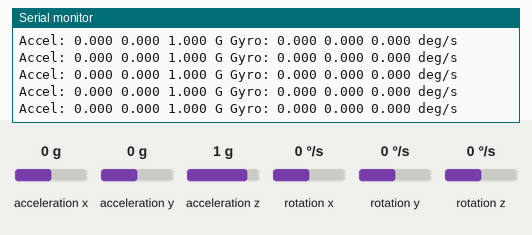
The sketch below on a simulated Arduino Uno, built with avr-gcc and run on an emulated ATmega328P. On the bench: the last lines printed to the serial monitor. Inputs (shaded band) come from the test bench; at power-on: acceleration x 0 g, acceleration y 0 g, acceleration z 1 g, rotation x 0 °/s, rotation y 0 °/s, rotation z 0 °/s.

Above: at 1.2 s.
1.3 s: acceleration x set to -1.4 g
At 1.4 s:
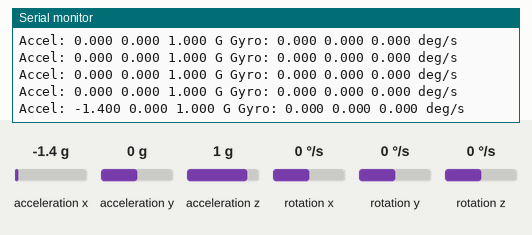
2.8 s: acceleration y set to -1.4 g
At 2.89 s:
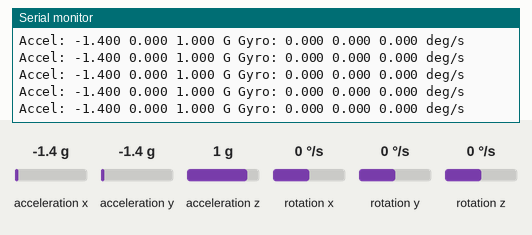
4.3 s: acceleration z set to -1.4 g
At 4.39 s:
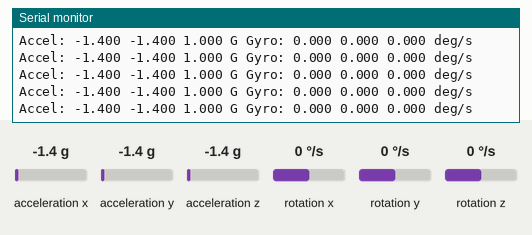
5.8 s: rotation x set to -192 °/s
At 5.89 s:
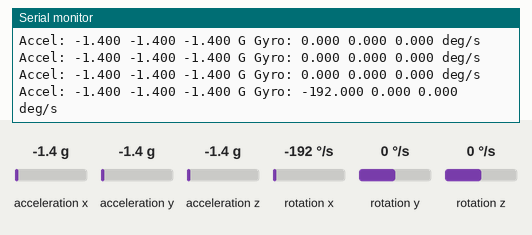
7.3 s: rotation y set to -192 °/s
At 7.39 s:
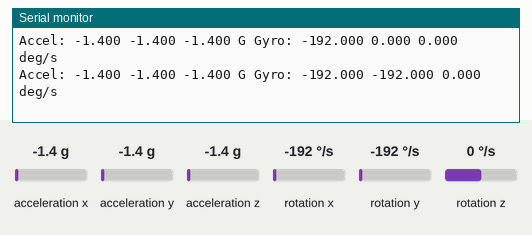

Measured:
- after the input at 1.3 s, the serial monitor: prints a new line after 0.09 s (image 1)
- after the input at 5.8 s, the serial monitor: prints a new line after 0.09 s (image 4)
- after the input at 7.3 s, the serial monitor: prints a new line after 0.09 s (image 5)

The sketch:

mpu_testing.ino
```cpp
#include <MPU9250_asukiaaa.h>

MPU9250_asukiaaa mpu;

void setup() {
    Serial.begin(115200);
    Wire.begin();
    mpu.setWire(&Wire);

    Serial.println("Initializing MPU9250...");

    // Initialize sensors - the begin functions don't return values
    mpu.beginAccel();
    mpu.beginGyro();
    mpu.beginMag();

    // The library doesn't support direct range setting
    // Default ranges are: Accel ±2G, Gyro ±250deg/sec

    Serial.println("MPU9250 initialized!");
}

void loop() {
    if (mpu.accelUpdate() == 0) {  // Returns 0 on success
        Serial.print("Accel: ");
        Serial.print(mpu.accelX(), 3);
        Serial.print(" ");
        Serial.print(mpu.accelY(), 3);
        Serial.print(" ");
        Serial.print(mpu.accelZ(), 3);
        Serial.print(" G ");
    }

    if (mpu.gyroUpdate() == 0) {   // Returns 0 on success
        Serial.print("Gyro: ");
        Serial.print(mpu.gyroX(), 3);
        Serial.print(" ");
        Serial.print(mpu.gyroY(), 3);
        Serial.print(" ");
        Serial.print(mpu.gyroZ(), 3);
        Serial.println(" deg/s");
    }

    delay(100);
}
```
